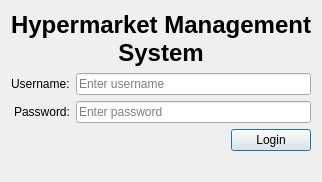
<?xml version="1.0" encoding="UTF-8"?>
<ui version="4.0">
 <class>LoginForm</class>
 <widget class="QWidget" name="LoginForm">
  <property name="windowTitle">
   <string>HMS - Login</string>
  </property>
  <layout class="QVBoxLayout" name="verticalLayout">
   <item>
    <widget class="QLabel" name="lblTitle">
     <property name="text">
      <string>Hypermarket Management System</string>
     </property>
     <property name="alignment">
      <set>Qt::AlignCenter</set>
     </property>
     <property name="styleSheet">
      <string notr="true">font-size: 18pt; font-weight: bold;</string>
     </property>
     <property name="wordWrap">
      <bool>true</bool>
     </property>
    </widget>
   </item>
   <item>
    <layout class="QFormLayout" name="formLayout">
     <property name="labelAlignment">
      <set>Qt::AlignRight|Qt::AlignVCenter</set>
     </property>
     <item row="0" column="0">
      <widget class="QLabel" name="lblUsername">
       <property name="text">
        <string>Username:</string>
       </property>
      </widget>
     </item>
     <item row="0" column="1">
      <widget class="QLineEdit" name="txtUsername">
       <property name="placeholderText">
        <string>Enter username</string>
       </property>
      </widget>
     </item>
     <item row="1" column="0">
      <widget class="QLabel" name="lblPassword">
       <property name="text">
        <string>Password:</string>
       </property>
      </widget>
     </item>
     <item row="1" column="1">
      <widget class="QLineEdit" name="txtPassword">
       <property name="echoMode">
        <enum>QLineEdit::Password</enum>
       </property>
       <property name="placeholderText">
        <string>Enter password</string>
       </property>
      </widget>
     </item>
    </layout>
   </item>
   <item>
    <layout class="QHBoxLayout" name="buttonLayout">
     <item>
      <spacer name="horizontalSpacer">
       <property name="orientation">
        <enum>Qt::Horizontal</enum>
       </property>
       <property name="sizeHint" stdset="0">
        <size>
         <width>40</width>
         <height>20</height>
        </size>
       </property>
      </spacer>
     </item>
     <item>
      <widget class="QPushButton" name="btnLogin">
       <property name="text">
        <string>Login</string>
       </property>
       <property name="default">
        <bool>true</bool>
       </property>
      </widget>
     </item>
    </layout>
   </item>
   <item>
    <widget class="QLabel" name="lblError">
     <property name="text">
      <string></string>
     </property>
     <property name="styleSheet">
      <string notr="true">color: red;</string>
     </property>
     <property name="alignment">
      <set>Qt::AlignCenter</set>
     </property>
    </widget>
   </item>
  </layout>
 </widget>
 <resources/>
 <connections/>
</ui>
